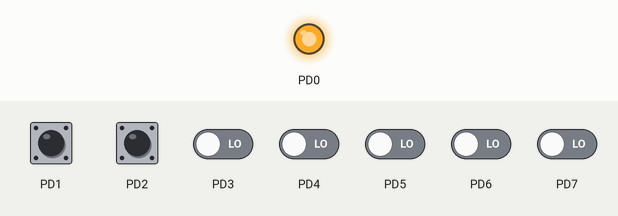
Bench run of a program on a simulated ATmega328P, built with avr-gcc and emulated at 16 MHz. Shown: output pins drawn as LEDs (lit = HIGH). Inputs (shaded band) come from the test bench; at power-on: PD1, PD2 HIGH, PD3–7 LOW.

Above: at 0.1 s.
Timing chart, 0 to 1.6 s (numbered marks = the images above):
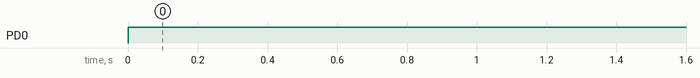

The program:

main.cpp
```cpp
#define F_CPU 16000000UL


#include <avr/io.h>
#include <util/delay.h>
#include <stdint.h>

#include "f_macros.h" // to use macro_interrupt_critical. This header was copied from Fussel Project.


void GPIO_init(){
	DDRD |= 0b00000001;
	PORTD |= 0b00000110;
}

namespace clock {
	using Time = uint64_t;

	constexpr Time ZEROTime {0};
	constexpr Time INFINITYTime {0xFFFFFFFFFFFFFFFF};
	constexpr Time ONESecond {15625};
	static_assert(ONESecond * 1024uLL == 16000000uLL,"ONESecond: something went wrong.");

	uint64_t counter; // ! every access to counter is ISR critical.

	void init(){
		counter = 0;
		cli(); // deactivate global interrupts
		TCCR0A = 0x00; // ~ NO PWM
		TCNT0 = 0; // counter starts at zero

		TIMSK0 = 0b00000001; // activate Overflow Interrupt

		TCCR0B = 0b00000101;
		// start timer running from system clock with prescaler 1024 (bit 2:0)

		sei();	// activate global interrupts
	}

	Time get_time(){
		macro_interrupt_critical(
			return (counter << 8) + TCNT0;
		);
	}
}

	/* interrupt subroutine */
ISR (__vector_TIMER0_OVF){
	++clock::counter;
}


class Blinker {
private:
	using Time = clock::Time;

	Time on_time{clock::ONESecond};
	Time off_time{clock::ONESecond};

	uint64_t blinks_left_doubled;

	Time swap_timeout;

	inline void led_off(){PORTD &= 0b11111110;}
	inline void led_on(){PORTD |= 0b00000001;}

public:
	Blinker(): blinks_left_doubled(0), swap_timeout(clock::INFINITYTime) {}

	void set(Time on_time, Time off_time, uint32_t blinks = 1){
		this->on_time = on_time;
		this->off_time = off_time;
		this->blinks_left_doubled = 2 * blinks;
		swap_timeout = clock::ZEROTime;
	}

	void stop(){
		led_off();
		blinks_left_doubled = 0;
		swap_timeout = clock::INFINITYTime;
	}

	void run(Time now){
		if (blinks_left_doubled != 0){
			if (now > swap_timeout){
				if (blinks_left_doubled % 2){
					swap_timeout = now + off_time;
					led_off();
				} else {
					swap_timeout = now + on_time;
					led_on();
				}
				--blinks_left_doubled;
			}
		}
	}

	inline bool is_finished(){ return blinks_left_doubled == 0; }

};

class Preller {
	using Time = clock::Time;

	static constexpr Time IGNORETime {3 * clock::ONESecond / 100}; // 30ms

	bool pin_old;
	bool pin_new;

	Time ignore_until;

public:
	Preller(bool initial_pin) : pin_old(initial_pin), pin_new(initial_pin), ignore_until(clock::ZEROTime){}

	inline void latch(){ pin_old = pin_new; }

	void operator()(Time now, bool input){
		latch();
		if (now > ignore_until){
			pin_new = input;
			if (pin_new != pin_old) ignore_until = now + IGNORETime;
		}
	}

	inline bool value(){ return pin_old; }
	inline bool v(){ return pin_old; }

	inline bool	new_value(){ return pin_new; }
	inline bool nv(){ return pin_new; }

};


int main(void)
{
	GPIO_init();
	clock::init();

	uint16_t counter {0};

	Blinker blinker;
	blinker.set(clock::ONESecond / 10, clock::ONESecond / 10, 20);

	Preller c_preller(1); // for counter pin;
	Preller p_preller(1); // for printer pin / output pin;

	clock::Time reached_reset{ clock::INFINITYTime};

	bool do_not_print {false};


	while (true){ // central control loop

		// neue entprellte inputs pollen:
		c_preller(clock::get_time(),PIND & 0b010);
		p_preller(clock::get_time(),PIND & 0b100);

		if ((!c_preller.value())&&(c_preller.new_value())){ // rising edge on counter button // release counter button
			++counter;
		}

		if (p_preller.value() && (!p_preller.new_value())){ // falling edge on print button // press print button
			reached_reset = clock::get_time() + 2 * clock::ONESecond;
		}

		if ((!p_preller.new_value()) && (clock::get_time() > reached_reset)){ // print button is pressed for longer than 2s
			counter = 0;
			blinker.stop();
			blinker.set(clock::ONESecond / 10, clock::ONESecond / 10, 20);
			reached_reset = clock::INFINITYTime;
			do_not_print = true;
		}

		if ((!p_preller.value())&& p_preller.new_value()){ // print button is released
			if (!do_not_print){ // if this was rather a reset than a print then do not print
				if (blinker.is_finished()){
					blinker.set(clock::ONESecond / 2, clock::ONESecond / 2, counter);
				}
			}
			do_not_print = false;
		}

		blinker.run(clock::get_time());
		c_preller.latch();
		p_preller.latch();

	}
}
```

f_macros.h
```cpp
/*
 * f_macros.h
 *
 * Created: 22.08.2017 20:01:08
 *  Author: Maximilian Starke
 */


#ifndef F_MACROS_H_
#define F_MACROS_H_

#include <avr/interrupt.h>

#define macro_interrupt_critical_begin		uint8_t __sreg__ = SREG; cli() // rename this shit!!! to something like macro_critical_begin
#define macro_interrupt_critical_end		SREG = __sreg__
#define macro_interrupt_critical(code)		{ macro_interrupt_critical_begin; { code } macro_interrupt_critical_end; }


#endif /* F_MACROS_H_ */
```

Measured:
- by itself, PD0: LOW → HIGH at 0.00 s
